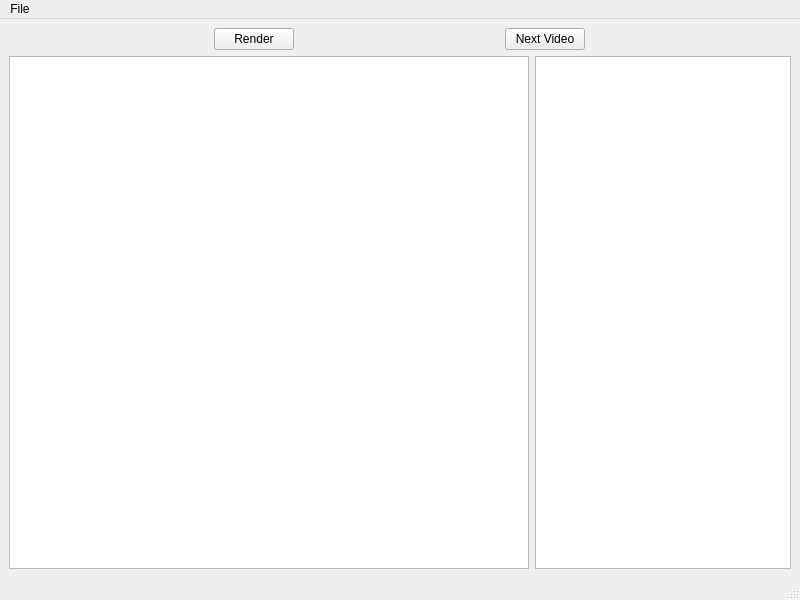
<?xml version="1.0" encoding="UTF-8"?>
<ui version="4.0">
 <class>MainWindow</class>
 <widget class="QMainWindow" name="MainWindow">
  <property name="geometry">
   <rect>
    <x>0</x>
    <y>0</y>
    <width>800</width>
    <height>600</height>
   </rect>
  </property>
  <property name="windowTitle">
   <string>Stimulus Cropper</string>
  </property>
  <widget class="QWidget" name="centralwidget">
   <layout class="QVBoxLayout" name="verticalLayout_2">
    <item>
     <layout class="QHBoxLayout" name="horizontalLayout">
      <item>
       <widget class="QPushButton" name="render">
        <property name="sizePolicy">
         <sizepolicy hsizetype="Fixed" vsizetype="Fixed">
          <horstretch>0</horstretch>
          <verstretch>0</verstretch>
         </sizepolicy>
        </property>
        <property name="text">
         <string>Render</string>
        </property>
       </widget>
      </item>
      <item>
       <widget class="QPushButton" name="nextVideo">
        <property name="sizePolicy">
         <sizepolicy hsizetype="Fixed" vsizetype="Fixed">
          <horstretch>0</horstretch>
          <verstretch>0</verstretch>
         </sizepolicy>
        </property>
        <property name="text">
         <string>Next Video</string>
        </property>
       </widget>
      </item>
     </layout>
    </item>
    <item>
     <layout class="QHBoxLayout" name="horizontalLayout_2">
      <item>
       <widget class="QGraphicsView" name="imageView"/>
      </item>
      <item>
       <widget class="QListView" name="fileList">
        <property name="sizePolicy">
         <sizepolicy hsizetype="Fixed" vsizetype="Expanding">
          <horstretch>0</horstretch>
          <verstretch>0</verstretch>
         </sizepolicy>
        </property>
       </widget>
      </item>
     </layout>
    </item>
   </layout>
  </widget>
  <widget class="QMenuBar" name="menubar">
   <property name="geometry">
    <rect>
     <x>0</x>
     <y>0</y>
     <width>800</width>
     <height>25</height>
    </rect>
   </property>
   <widget class="QMenu" name="menuFile">
    <property name="title">
     <string>File</string>
    </property>
    <addaction name="actionOpen_Folder"/>
    <addaction name="separator"/>
    <addaction name="actionQuit"/>
   </widget>
   <addaction name="menuFile"/>
  </widget>
  <widget class="QStatusBar" name="statusbar"/>
  <action name="actionOpen_Folder">
   <property name="text">
    <string>Open Folder</string>
   </property>
  </action>
  <action name="actionQuit">
   <property name="text">
    <string>Quit</string>
   </property>
  </action>
 </widget>
 <resources/>
 <connections>
  <connection>
   <sender>actionQuit</sender>
   <signal>activated()</signal>
   <receiver>MainWindow</receiver>
   <slot>close()</slot>
   <hints>
    <hint type="sourcelabel">
     <x>-1</x>
     <y>-1</y>
    </hint>
    <hint type="destinationlabel">
     <x>399</x>
     <y>299</y>
    </hint>
   </hints>
  </connection>
 </connections>
</ui>
